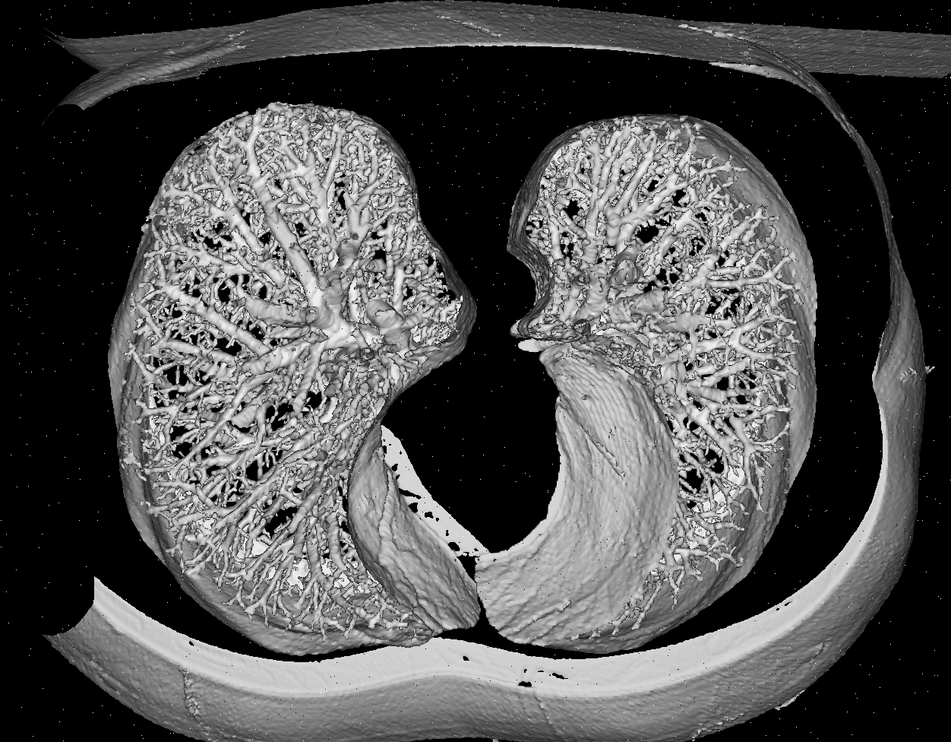
#> input picture midterm/lung.png, 951 x 742 px, shrunk from 1252 x 976 before the run
$ jupyter execute Midterm-Q3.ipynb   (older library calls are emulated)
#> lines starting #> are read from the running program, lines starting #| are printed output that depends on the picture
[cell 1]
import numpy as np
import matplotlib.pyplot as plt
import cv2

# must be read in "gray" mode
img = cv2.imread('lung.png',0)
#> img is the input picture: shape (742, 951); min 0, max 255, mean 80.5

# the best filter for slat and paper noise is median and its nonlinear
img_2 = cv2.medianBlur(img, 3)

# for vertical gradiant
img_3= cv2.Sobel(img_2,cv2.CV_64F,dx=0,dy=1)
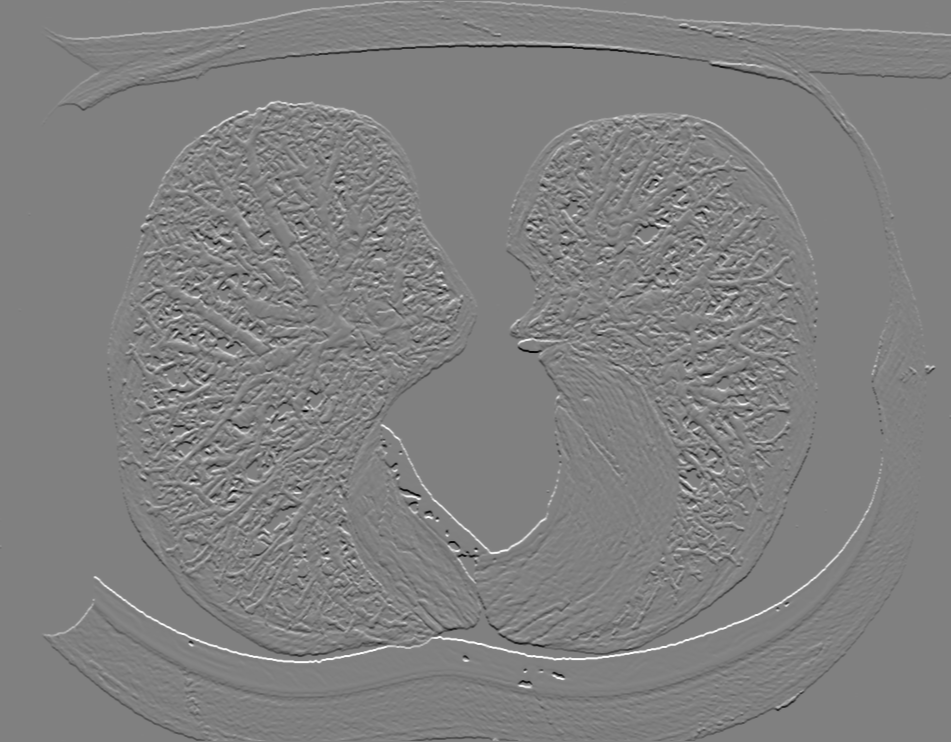
#> img_3: shape (742, 951) float64; min -866, max 847, mean 0.3; drawn with min black and max white

plt.figure()
plt.suptitle('Problem 3 Figure')

plt.subplot(1, 3, 1)
plt.title('Original')
plt.imshow(img, cmap='gray')
plt.axis(False)

plt.subplot(1, 3, 2)
plt.title('Denoised')
plt.imshow(img_2, cmap='gray')
plt.axis(False)

plt.subplot(1, 3, 3)
plt.title('Gradient')
plt.imshow(img_3, cmap='gray')
plt.axis(False)

plt.show()
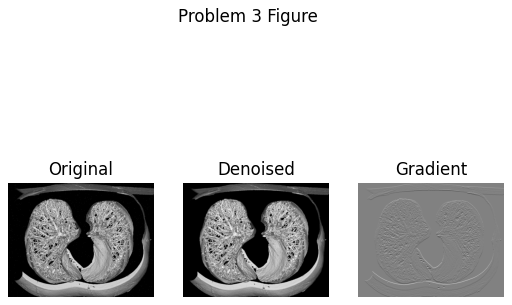
#> figure drawn by matplotlib, 3 panels

$ run again, with midterm/xray_checkered.png copied over midterm/lung.png
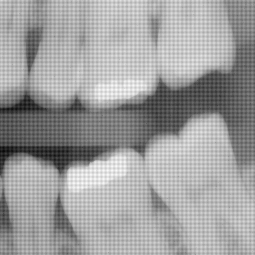
#> input picture midterm/xray_checkered.png, 255 x 255 px
#> img is the input picture: shape (255, 255); min 8, max 251, mean 158.5
#> `img_3= cv2.Sobel(img_2,cv2.CV_64F,dx=0,dy=1)`:
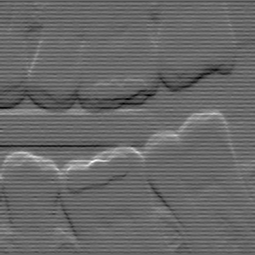
#> img_3: shape (255, 255) float64; min -214, max 307, mean -0.6; drawn with min black and max white
#> `plt.show()`:
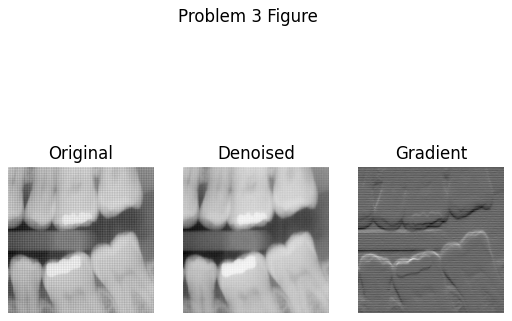
#> figure drawn by matplotlib, 3 panels
